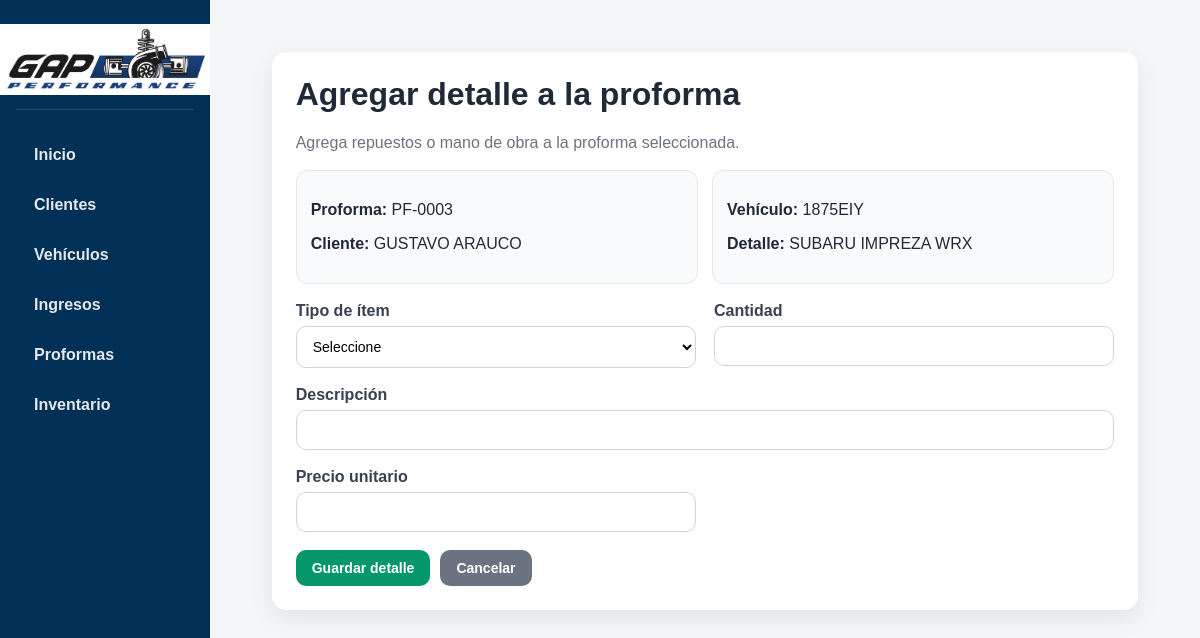
Screenshot of /proformas/9/agregar-detalle with the database file from the repository.
### tables this page shows
CREATE TABLE proformas (
    id_proforma INTEGER PRIMARY KEY AUTOINCREMENT,
    numero_proforma TEXT NOT NULL UNIQUE,
    id_cliente INTEGER NOT NULL,
    id_vehiculo INTEGER NOT NULL,
    fecha TEXT NOT NULL,
    subtotal_repuestos REAL DEFAULT 0,
    subtotal_mano_obra REAL DEFAULT 0,
    total_general REAL DEFAULT 0,
    total_literal TEXT,
    observaciones TEXT,
    nota_documento TEXT DEFAULT 'NO ES VALIDO COMO FACTURA',
    estado TEXT DEFAULT 'Pendiente', pago TEXT DEFAULT 'Pendiente',
    FOREIGN KEY (id_cliente) REFERENCES clientes(id_cliente),
    FOREIGN KEY (id_vehiculo) REFERENCES vehiculos(id_vehiculo)
);

CREATE TABLE clientes (
    id_cliente INTEGER PRIMARY KEY AUTOINCREMENT,
    nombre_completo TEXT NOT NULL,
    telefono TEXT NOT NULL,
    ci_nit TEXT,
    direccion TEXT
);

CREATE TABLE vehiculos (
    id_vehiculo INTEGER PRIMARY KEY AUTOINCREMENT,
    id_cliente INTEGER NOT NULL,
    placa TEXT NOT NULL UNIQUE,
    marca TEXT NOT NULL,
    modelo TEXT NOT NULL,
    tipo TEXT,
    vin TEXT,
    color TEXT,
    anio INTEGER,
    FOREIGN KEY (id_cliente) REFERENCES clientes(id_cliente)
);

### app.py (the view, shortened to what this page needs)
@app.route("/proformas/<int:id_proforma>/agregar-detalle", methods=["GET", "POST"])
def agregar_detalle_proforma(id_proforma):
    conexion = conectar_db()
    cursor = conexion.cursor()
    cursor.execute("""
        SELECT p.*, c.nombre_completo, v.placa, v.marca, v.modelo
        FROM proformas p
        INNER JOIN clientes c ON p.id_cliente = c.id_cliente
        INNER JOIN vehiculos v ON p.id_vehiculo = v.id_vehiculo
        WHERE p.id_proforma = ?
    """, (id_proforma,))
    proforma = cursor.fetchone()
    conexion.close()
    return render_template("agregar_detalle_proforma.html", proforma=proforma)

### app.py (called while the page is built)
def conectar_db():
    conexion = sqlite3.connect("taller.db")
    conexion.row_factory = sqlite3.Row
    return conexion

### templates/agregar_detalle_proforma.html (shortened to what this page needs)
{% extends "base.html" %}
{% block content %}
<div class="card">
    <div class="page-header">
        <div>
            <h1>Agregar detalle a la proforma</h1>
            <p>Agrega repuestos o mano de obra a la proforma seleccionada.</p>
        </div>
    </div>
    <div class="info-grid mb-3">
        <div class="info-box">
            <p><strong>Proforma:</strong> {{ proforma["numero_proforma"] }}</p>
            <p><strong>Cliente:</strong> {{ proforma["nombre_completo"] }}</p>
        </div>
        <div class="info-box">
            <p><strong>Vehículo:</strong> {{ proforma["placa"] }}</p>
            <p><strong>Detalle:</strong> {{ proforma["marca"] }} {{ proforma["modelo"] }}</p>
        </div>
    </div>
    <form method="POST">
        <div class="form-grid">
            <div class="form-group">
                <label>Tipo de ítem</label>
                <select name="tipo_item" required>
                    <option value="">Seleccione</option>
                </select>
            </div>
            <div class="form-group">
                <label>Cantidad</label>
                <input type="number" name="cantidad" min="1" required>
            </div>
            <div class="form-group full">
                <label>Descripción</label>
                <input type="text" name="descripcion" required>
            </div>
            <div class="form-group">
                <label>Precio unitario</label>
                <input type="number" step="0.01" name="precio_unitario" min="0" required>
            </div>
        </div>
        <div class="form-actions">
            <button class="btn btn-success" type="submit">Guardar detalle</button>
            <a class="btn btn-secondary" href="/proformas/{{ proforma['id_proforma'] }}">Cancelar</a>
        </div>
    </form>
</div>
{% endblock %}

### static/style.css (style rules this page uses)
* { box-sizing: border-box; }
body { margin: 0; font-family: Arial, Helvetica, sans-serif; background-color: #f4f6f8; color: #1f2937; }
a { text-decoration: none; }
h1, h2, h3 { margin-top: 0; }
.card { background: white; border-radius: 14px; padding: 24px; box-shadow: 0 8px 24px rgba(0, 0, 0, 0.08); margin-bottom: 24px; }
.btn { display: inline-block; padding: 10px 16px; border: none; border-radius: 10px; cursor: pointer; font-size: 14px; font-weight: bold; transition: 0.2s; }
.btn-secondary { background: #6b7280; color: white; }
.btn-success { background: #059669; color: white; }
.form-grid { display: grid; grid-template-columns: 1fr 1fr; gap: 18px; }
.form-group { display: flex; flex-direction: column; }
.form-group.full { grid-column: 1 / -1; }
label { font-weight: bold; margin-bottom: 6px; color: #374151; }
input, select, textarea { width: 100%; padding: 11px 12px; border: 1px solid #d1d5db; border-radius: 10px; background: #fff; font-size: 14px; transition: 0.2s; }
.form-actions { margin-top: 18px; display: flex; gap: 10px; flex-wrap: wrap; }
.page-header { display: flex; justify-content: space-between; align-items: center; gap: 12px; flex-wrap: wrap; margin-bottom: 18px; }
.page-header p { margin: 0; color: #6b7280; }
.info-grid { display: grid; grid-template-columns: 1fr 1fr; gap: 14px; }
.info-box { background: #f9fafb; border: 1px solid #e5e7eb; border-radius: 12px; padding: 14px; }
.mb-3 { margin-bottom: 18px; }

### rows the page displays
proformas: numero_proforma "PF-0003"
clientes: nombre_completo "GUSTAVO ARAUCO"
vehiculos: placa "1875EIY", marca "SUBARU", modelo "IMPREZA WRX"
